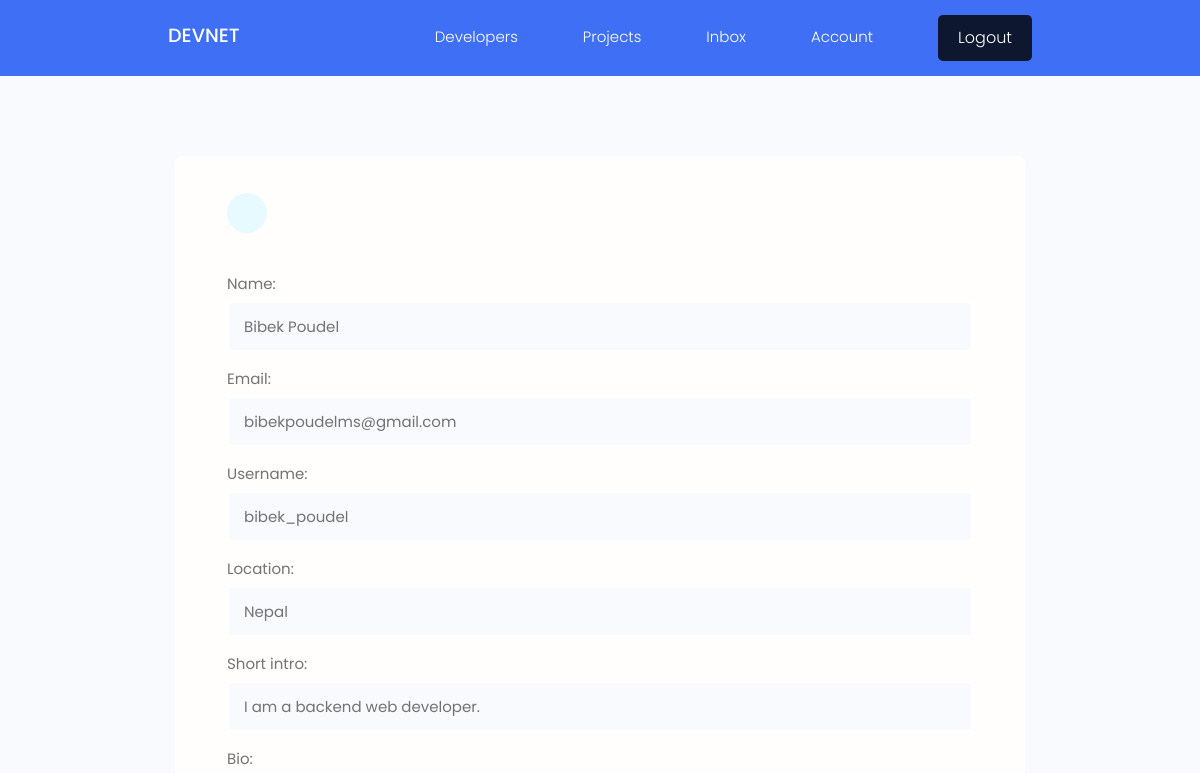
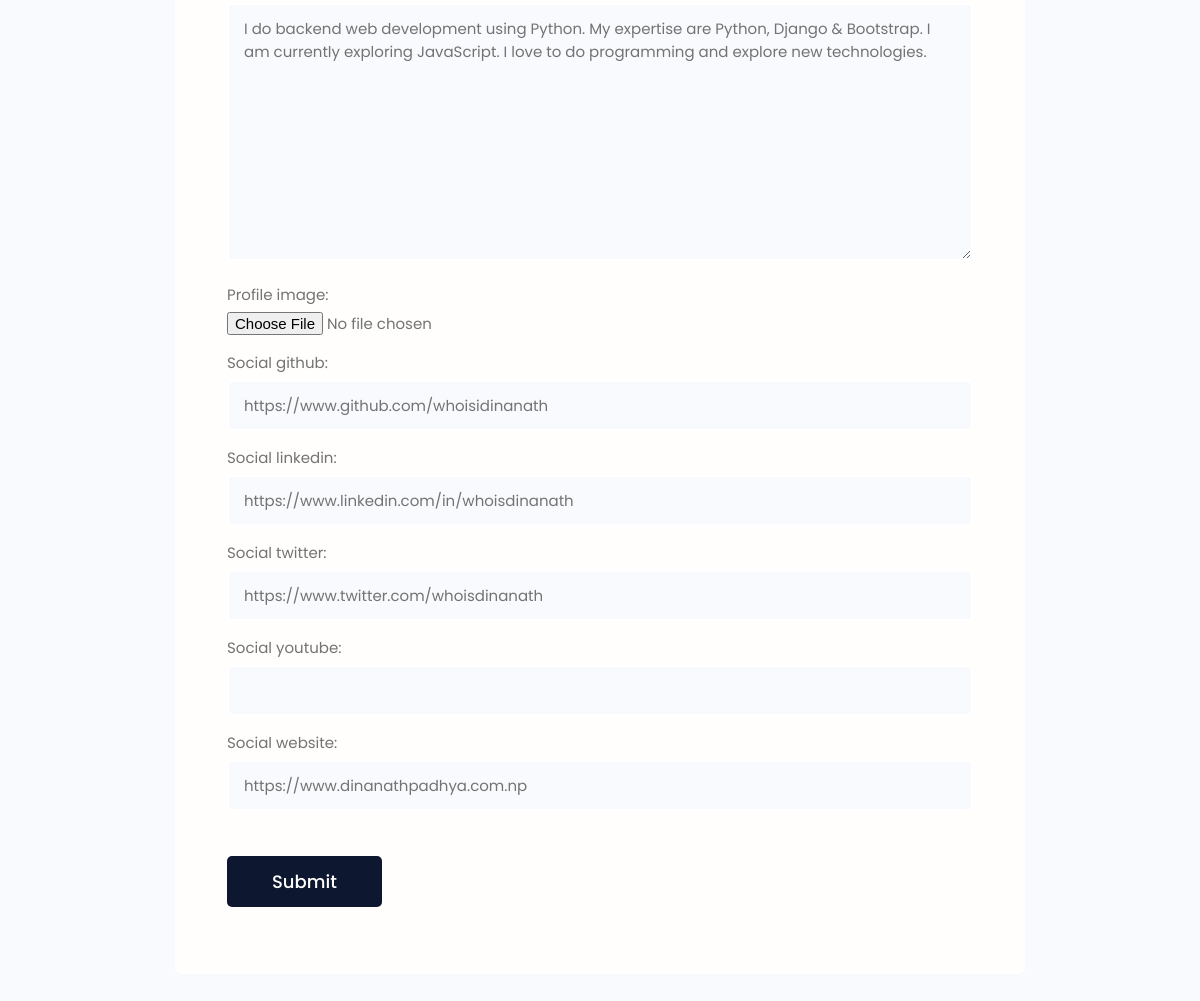
The page /edit-account/ (signed in) on the database its author committed (2 pictures, top to bottom).
### users/models.py (models this page shows, shortened)
class Profile(models.Model):
    user = models.OneToOneField(User, on_delete=models.CASCADE, null=True, blank=True)
    name = models.CharField(max_length=200, blank=True, null=True)
    email = models.EmailField(max_length=500, blank=True, null=True)
    username = models.CharField(max_length=200, blank=True, null=True)
    location = models.CharField(max_length=200, blank=True, null=True)
    short_intro = models.CharField(max_length=200, null=True, blank=True)
    bio = models.TextField(blank=True, null=True)
    profile_image = models.ImageField(null=True, blank=True,upload_to='profile_images' ,default='profile_images/avatar.png')
    social_github = models.CharField(max_length=200, blank=True, null=True)
    social_twitter = models.CharField(max_length=200, blank=True, null=True)
    social_linkedin = models.CharField(max_length=200, blank=True, null=True)
    social_youtube = models.CharField(max_length=200, blank=True, null=True)
    social_website = models.CharField(max_length=200, blank=True, null=True)
    created = models.DateTimeField(auto_now_add=True)
    id = models.UUIDField(default=uuid.uuid4, unique=True, primary_key=True, editable=False)
    class Meta:
        ordering = [
            'created'
        ]

### users/views.py (the view)
# urls.py: path('edit-account/', views.editAccount, name='edit-account'),
@login_required(login_url='login')
def editAccount(request):
    profile = request.user.profile
    form = ProfileForm(instance=profile)
    if request.method == 'POST':
        form = ProfileForm(request.POST, request.FILES, instance=profile)
        if form.is_valid():
            form.save()
            return redirect('user-account')
    context = {
'form':form
    }
    return render(request, 'users/profile_form.html' ,context)

### users/forms.py
class ProfileForm(ModelForm):
    class Meta:
        model = Profile
        fields = ['name', 'email', 'username', 'location', 'short_intro', 'bio', 'profile_image',
        'social_github', 'social_linkedin','social_twitter','social_youtube','social_website' ]
        widgets = {
            'profile_image':forms.FileInput()
        }
    def __init__(self , *args, **kwargs):
        super(ProfileForm , self).__init__(*args, **kwargs)
        for name, field in self.fields.items():
            field.widget.attrs.update({'class':'input'})

### users/templates/users/profile_form.html (shortened to what this page needs)
{% extends 'main.html' %}
{% block content %}
 <main class="formPage my-xl">
    <div class="content-box">
        <div class="formWrapper">
            <a class="backButton" href="{% url 'user-account' %}"></a>
            <br>
            <form class="form"  action="{% url 'edit-account' %}" method="POST" enctype="multipart/form-data" >
                {% for field in form %}
                <div class="form__field">
                    <label for="formInput#text">{{field.label}}: </label>
                    {{field}}
                </div>
    {% endfor %}
                <input class="btn btn--sub btn--lg  my-md" type="submit" value="Submit" />
            </form>
        </div>
    </div>
{% endblock content  %}

### static/css/app.css (style rules this page uses)
:root { --hue-color: 224; --color-sub: hsl(var(--hue-color), 89%, 60%); --color-light:white; --color-sub-light:hsl(var(--hue-color), 56%, 12%); }
.btn--sub { background-color: var(--color-sub-light); }
.content-box { width: 95%; max-width: 85rem; margin: 0 auto; }
.backButton { background: var(--color-main-light); color: var(--color-main); width: 4rem; height: 4rem; display: flex; align-items: center; justify-content: center; border-radius: 50%; }
.formPage .formWrapper { list-style: none; background: var(--color-white); padding: 3.5rem 5rem; border: 2px solid var(--color-light); border-radius: 0.7rem; }

### static/uikit/styles/modules/_variables.css (style rules this page uses)
:root { --color-main: #5aa5b9; --color-main-light: #e6faff; --color-sub: #3f4156; --color-sub-light: #51546e; --color-sub-lighter: #ededfd; --color-text: #737373; --color-gray: #8b8b8b; --color-light: #e5e7eb; --color-light-gray: #767676; --color-bg: #f8fafd; --color-white: #fffefd; --color-white-light: #f3f3f3; --color-success: #359e64; --color-success-bg: #def8e8; --color-error: #fc4b0b; --color-error-bg: #fff2ee; --font-base: 'Poppins', arial, helvetica, 'Segoe UI', roboto, ubuntu, sans-serif; --font-monospace: 'Fira Code', 'Courier New', courier, monospace; --font-regular: 300; --font-medium: 500; --font-bold: 700; --generic-shadow: 1px 1px 5px #00000010; --generic-transition: all 0.3s ease-in-out; }

### static/uikit/styles/modules/_base.css (style rules this page uses)
* { margin: 0; padding: 0; box-sizing: border-box; text-rendering: optimizeLegibility; color: inherit; font-size: inherit; }
html { font-size: 50%; }
@media only screen and (min-width: 480px) { html { font-size: 56.25%; } }
@media only screen and (min-width: 1200px) { html { font-size: 62.5%; } }
body { line-height: 1.6; font-weight: 400; font-size: 1.5rem; color: var(--color-text); background-color: var(--color-bg); min-height: 100vh; }

### static/uikit/styles/modules/_typography.css (style rules this page uses)
* { font-family: var(--font-base); }
a { padding-bottom: 2px; text-decoration: none; display: inline-block; color: var(--color-main); font-weight: var(--font-medium); }

### static/uikit/styles/modules/_utilities.css (style rules this page uses)
.my-md { margin: 3rem auto; }
.my-xl { margin: 8rem auto; }

### static/uikit/styles/modules/_button.css (style rules this page uses)
.btn { display: inline-block; position: relative; cursor: pointer; background-color: var(--color-light); font-weight: var(--font-medium); color: var(--color-sub); text-decoration: none; padding: 1rem 2rem; border-radius: 0.5rem; border: none; width: -webkit-fit-content; width: -moz-fit-content; width: fit-content; height: -webkit-fit-content; height: -moz-fit-content; height: fit-content; font-size: 1.6rem; outline-width: 0; outline-color: transparent; -webkit-backface-visibility: hidden; backface-visibility: hidden; transition: all 0.3s ease-in-out; }
.btn--sub { background-color: var(--color-sub); color: var(--color-white); }
.btn--lg { font-size: 1.8rem; padding: 1.2rem 4.5rem; }

### static/uikit/styles/modules/_form.css (style rules this page uses)
.form { display: block; }
.form__field { margin-top: 1.5rem; margin-bottom: 1.5rem; }
.form__label, .form__field > label { display: block; margin-bottom: 0.5rem; color: var(--color-text); }
input.input[type='text'], input.input[type='email'], input.input[type='password'], input.input[type='number'], textarea.input { min-width: 24rem; width: 100%; padding: 1.2rem 1.5rem; border-radius: 0.5rem; border: 2px solid var(--color-light); transition: all 0.3s ease-in-out; background-color: var(--color-bg); }

### rows shown on the page
Profile: form "Bibek Poudel" "bibekpoudelms@gmail.com" "bibek_poudel" "Nepal" "I am a backend web developer." "I do backend web development using Python. My expertise are Python, Django & Bootstrap. I am currently exploring JavaScript. I love to do programming and explore new technologies." "https://www.github.com/whoisidinanath" "https://www.linkedin.com/in/whoisdinanath" "https://www.twitter.com/whoisdinanath" "https://www.dinanathpadhya.com.np"

### other values the page prints
{{ field.label }} "Name" "Email" "Username" "Location" "Short intro" "Bio" "Profile image" "Social github" "Social linkedin" "Social twitter" "Social youtube" "Social website"
